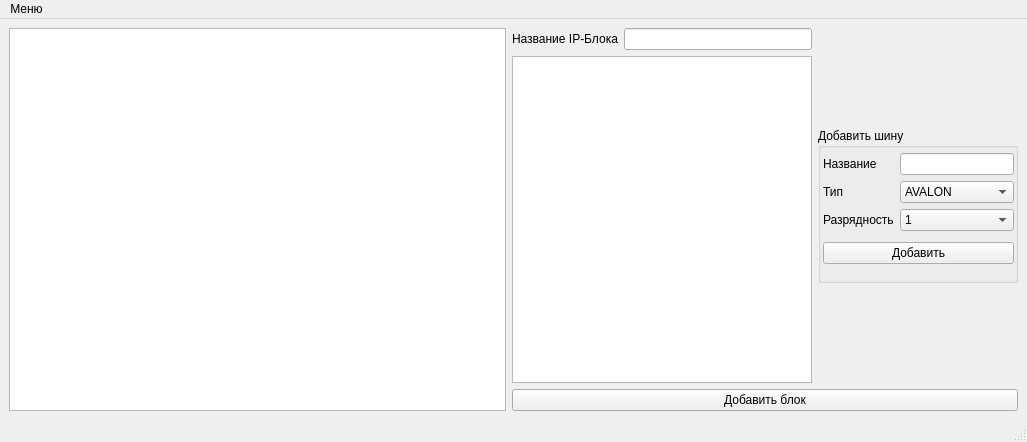
<?xml version="1.0" encoding="UTF-8"?>
<ui version="4.0">
 <class>MainWindow</class>
 <widget class="QMainWindow" name="MainWindow">
  <property name="geometry">
   <rect>
    <x>0</x>
    <y>0</y>
    <width>1027</width>
    <height>442</height>
   </rect>
  </property>
  <property name="windowTitle">
   <string>MainWindow</string>
  </property>
  <widget class="QWidget" name="centralwidget">
   <layout class="QHBoxLayout" name="horizontalLayout_4">
    <item>
     <layout class="QHBoxLayout" name="horizontalLayout_5">
      <item>
       <widget class="QGraphicsView" name="graphicsView"/>
      </item>
      <item>
       <layout class="QVBoxLayout" name="verticalLayout_5">
        <item>
         <layout class="QHBoxLayout" name="horizontalLayout_3">
          <item>
           <layout class="QVBoxLayout" name="verticalLayout_2">
            <item>
             <layout class="QHBoxLayout" name="horizontalLayout">
              <item>
               <widget class="QLabel" name="label">
                <property name="text">
                 <string>Название IP-Блока</string>
                </property>
               </widget>
              </item>
              <item>
               <widget class="QLineEdit" name="lineEdit_Block"/>
              </item>
             </layout>
            </item>
            <item>
             <widget class="QTableWidget" name="tableWidget_BusInBlock">
              <property name="minimumSize">
               <size>
                <width>300</width>
                <height>0</height>
               </size>
              </property>
              <property name="maximumSize">
               <size>
                <width>300</width>
                <height>16777215</height>
               </size>
              </property>
             </widget>
            </item>
           </layout>
          </item>
          <item>
           <layout class="QVBoxLayout" name="verticalLayout_4">
            <property name="topMargin">
             <number>100</number>
            </property>
            <property name="bottomMargin">
             <number>100</number>
            </property>
            <item>
             <widget class="QGroupBox" name="groupBox">
              <property name="minimumSize">
               <size>
                <width>200</width>
                <height>150</height>
               </size>
              </property>
              <property name="title">
               <string>Добавить шину</string>
              </property>
              <widget class="QWidget" name="verticalLayoutWidget_6">
               <property name="geometry">
                <rect>
                 <x>5</x>
                 <y>20</y>
                 <width>191</width>
                 <height>121</height>
                </rect>
               </property>
               <layout class="QVBoxLayout" name="verticalLayout_6">
                <item>
                 <layout class="QHBoxLayout" name="horizontalLayout_2">
                  <item>
                   <layout class="QVBoxLayout" name="verticalLayout_3">
                    <item>
                     <widget class="QLabel" name="label_2">
                      <property name="text">
                       <string>Название</string>
                      </property>
                     </widget>
                    </item>
                    <item>
                     <widget class="QLabel" name="label_3">
                      <property name="text">
                       <string>Тип</string>
                      </property>
                     </widget>
                    </item>
                    <item>
                     <widget class="QLabel" name="label_4">
                      <property name="text">
                       <string>Разрядность</string>
                      </property>
                     </widget>
                    </item>
                   </layout>
                  </item>
                  <item>
                   <layout class="QVBoxLayout" name="verticalLayout_7">
                    <item>
                     <widget class="QLineEdit" name="lineEdit_NameBus"/>
                    </item>
                    <item>
                     <widget class="QComboBox" name="comboBox_Type">
                      <item>
                       <property name="text">
                        <string>AVALON</string>
                       </property>
                      </item>
                      <item>
                       <property name="text">
                        <string>AXI</string>
                       </property>
                      </item>
                      <item>
                       <property name="text">
                        <string>APB</string>
                       </property>
                      </item>
                      <item>
                       <property name="text">
                        <string>WISHBONE</string>
                       </property>
                      </item>
                     </widget>
                    </item>
                    <item>
                     <widget class="QComboBox" name="comboBox_Bitness">
                      <item>
                       <property name="text">
                        <string>1</string>
                       </property>
                      </item>
                      <item>
                       <property name="text">
                        <string>2</string>
                       </property>
                      </item>
                      <item>
                       <property name="text">
                        <string>4</string>
                       </property>
                      </item>
                      <item>
                       <property name="text">
                        <string>8</string>
                       </property>
                      </item>
                      <item>
                       <property name="text">
                        <string>16</string>
                       </property>
                      </item>
                      <item>
                       <property name="text">
                        <string>32</string>
                       </property>
                      </item>
                      <item>
                       <property name="text">
                        <string>64</string>
                       </property>
                      </item>
                     </widget>
                    </item>
                   </layout>
                  </item>
                 </layout>
                </item>
                <item>
                 <widget class="QPushButton" name="pushButton_AddBus">
                  <property name="text">
                   <string>Добавить</string>
                  </property>
                 </widget>
                </item>
               </layout>
              </widget>
             </widget>
            </item>
           </layout>
          </item>
         </layout>
        </item>
        <item>
         <widget class="QPushButton" name="pushButton_AddBlock">
          <property name="text">
           <string>Добавить блок</string>
          </property>
         </widget>
        </item>
       </layout>
      </item>
     </layout>
    </item>
   </layout>
  </widget>
  <widget class="QMenuBar" name="menubar">
   <property name="geometry">
    <rect>
     <x>0</x>
     <y>0</y>
     <width>1027</width>
     <height>21</height>
    </rect>
   </property>
   <widget class="QMenu" name="menu">
    <property name="title">
     <string>Меню</string>
    </property>
    <addaction name="action"/>
   </widget>
   <addaction name="menu"/>
  </widget>
  <widget class="QStatusBar" name="statusbar"/>
  <action name="action">
   <property name="text">
    <string>Сохранить</string>
   </property>
  </action>
 </widget>
 <resources/>
 <connections/>
</ui>
